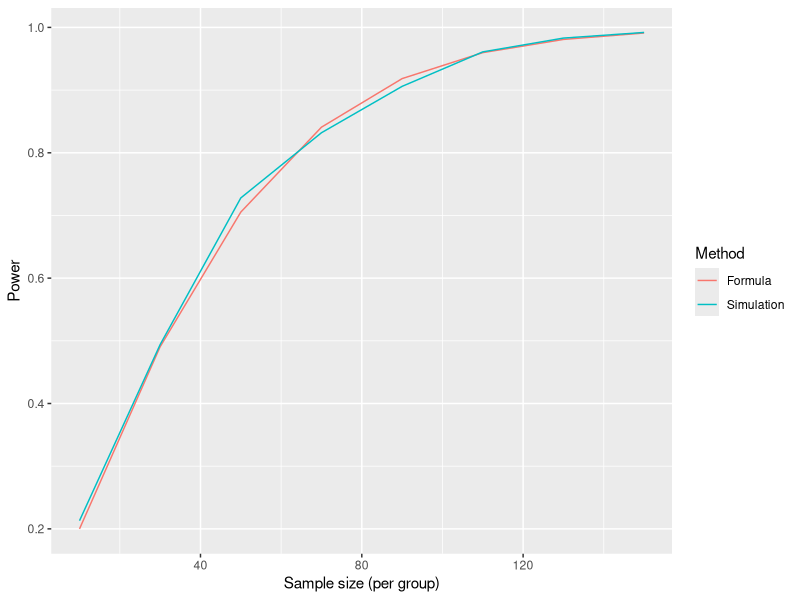
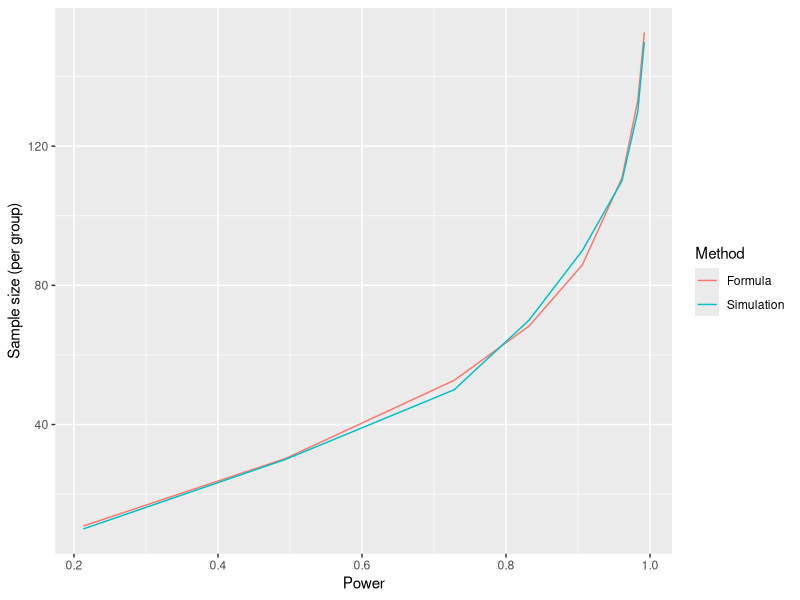

Recreate these plots in R, in order. (Note: a time limit stopped this script after it produced the figures.)
# Basic Sample Size Calculation

#### Data Generating Function ####
create_rct_data <- function(n, procedure, mu_0, mu_1, sigma_0, sigma_1) {
  # Randomization procedure 1
  if (procedure == 1){
    group <- sample(rep(c(0,1),n)) 
  }
  
  # Randomization procedure 2: Binomial
  # most random way to generate the sequence:note that this result in non-equal 
  # sample size per arm
  if (procedure == 2){
    group <- (runif(2*n) > 0.5)*1
  }
  
  
  # Randomization procedure 3: Truncated Binomial
  else{
    group <- c()
    for (i in 1:(2*n)) {
      a <- sum(group == 1)
      b <- sum(group == 0)
      if (max(a, b) >= n) {
        group <- c(group, rep(1, n - a), rep(0, n - b))
        break
      }
      group <- c(group, (runif(1) > 0.5)*1)
    }
  }
  
  
  #outcome <- (1-group) * rnorm(n=n, mean=mu_0, sd=sigma_0) +
  #  group * rnorm(n=n, mean=mu_1, sd=sigma_1)
  outcome <- c()
  for (i in 1: length(group)){
    if (group[i] == 0){
      outcome[i] <- rnorm(1,mean=mu_0, sd=sigma_0)
    }
    else{
      outcome[i] <- rnorm(1,mean=mu_1, sd=sigma_1)
    }
  }
  return(data.frame("group"=group, "outcome"=outcome))
}

# Test data-generating function
data1 <- create_rct_data(n=4, 3, mu_0=2, mu_1=4, sigma_0=0.1, sigma_1=0.1)

# Test whether to reject null-hypothesis using z-test
run_test <- function(data) {
  #test_result <- t.test(outcome~group, data=data)
  #return(as.integer(test_result$p.value<0.05))
  
  group_means <- tapply(data$outcome, data$group, mean)
  group_sds <- tapply(data$outcome, data$group, sd)
  n1 <- sum(data$group == levels(as.factor(data$group))[1])
  n2 <- sum(data$group == levels(as.factor(data$group))[2])
  
  z_score <- (group_means[1] - group_means[2]) / sqrt((group_sds[1]^2 / n1) + (group_sds[2]^2 / n2))
  p_value <- 2 * (1 - pnorm(abs(z_score)))
  
  return(as.integer(p_value < 0.05))
}

#### Simulation Study ####
set.seed(43)
kSim <- 1000
power_sim <- data.frame(matrix(ncol = 2, nrow = 0))
colnames(power_sim) <- c("SampleSize","Power")
sample_size <- seq(10,150,20)
start_time <- Sys.time()
for (i in 1:length(sample_size)){
  df_temp <- data.frame(matrix(ncol = 3, nrow = 0))
  colnames(df_temp) <- c("nSim","sampleSize","test")
  #print(df_temp)
  for (k in 1:kSim){
    data <- create_rct_data(n = sample_size[i], 3, mu_0=17, mu_1=18, sigma_0=2, sigma_1=2)
    result <- run_test(data)
    # Do not use rbind, as it changes the original column names of the dataframe
    df_temp[k,] <- c(nSim = k,sampleSize = sample_size[i],test = result)
    #print(df_temp)
  }
  power_sim[i,] <- c(sample_size[i],sum(df_temp$test)/kSim)
}
print(power_sim)
end_time <- Sys.time()
print(end_time - start_time)

#### Check with the formula ####
power_formula <- function (n){
  pnorm(sqrt((n*(17-18)^2)/(2^2+2^2)) - qnorm(0.025, lower.tail=F))
}
power_fm <- sapply(sample_size, power_formula)

n_formula <- function (pw){
  (qnorm(0.025, lower.tail=F)+qnorm((1-pw), lower.tail = F))^2*(2^2+2^2)/((17-18)^2)
}
n_fm <- sapply(power_sim$Power, n_formula)
n_fm

library(ggplot2)
# x-sample size y-power plot
ggplot(data.frame(
  n = rep(sample_size, 2),
  power = c(power_sim$Power, power_fm),
  which = rep(c("Simulation","Formula"), each=length(sample_size))
), aes(x=n, y=power, color=factor(which))) +
  geom_line() +
  labs(color="Method", y="Power", x="Sample size (per group)")

# x-power y-sample size plot
ggplot(data.frame(
  power = rep(power_sim$Power, 2),
  n = c(power_sim$SampleSize, n_fm),
  which = rep(c("Simulation","Formula"), each=length(sample_size))
), aes(y=n, x=power, color=factor(which))) +
  geom_line() +
  labs(color="Method", x="Power", y="Sample size (per group)")

#### Package the simulation study in a function ####

# Input: number of simulation study, mean of control group, mean of experimental group, 
# variance of control group and experimental group, minimized sample size, maximized sample size and 
# the threshold of power

# Output: List of two elements: Table of sample size with its power, the minimum
# sample size that is over the threshold
sim_cpmean <- function(kSim,rp,step,mu_0,mu_1, sigma_0,sigma_1,min_sz,max_sz,threshold){
  #set.seed(43)
  power_sim <- data.frame(matrix(ncol = 2, nrow = 0))
  colnames(power_sim) <- c("SampleSize","Power")
  # Consider change it to bisection method
  sample_size <- seq(min_sz,max_sz,step)
  start_time <- Sys.time()
  for (i in 1:length(sample_size)){
    df_temp <- data.frame(matrix(ncol = 3, nrow = 0))
    colnames(df_temp) <- c("nSim","sampleSize","test")
    #print(df_temp)
    for (k in 1:kSim){
      data <- create_rct_data(n = sample_size[i], rp,mu_0=mu_0, mu_1=mu_1, sigma_0=sigma_0, sigma_1=sigma_1)
      result <- run_test(data)
      # Do not use rbind, as it changes the original column names of the dataframe
      df_temp[k,] <- c(nSim = k,sampleSize = sample_size[i],test = result)
      #print(df_temp)
    }
    power_sim[i,] <- c(sample_size[i],sum(df_temp$test)/kSim)
  }
  elgb_sz <- c()
  for (row in 1:dim(power_sim)[1]){
    if (power_sim[row,2] > threshold){
      elgb_sz <- c(elgb_sz,power_sim[row,1])
    }
  }
  if (length(elgb_sz)==0){
    elgb_sz <- c(max_sz)
    print("No eligible sample size is found to exceed the threshold!")
  }
  end_time <- Sys.time()
  print(end_time - start_time)
  return(list(power_sim,min(elgb_sz)))
}
#print(sim_cpmean(100,10,17,18,2,2,100,150,0.9))

#### Metrics ####
# Variability of n
min_n <- c()
for (i in 1:100){
  min_n <- c(min_n,sim_cpmean(1000,2,1,17,18,2,2,95,105,0.9)[[2]])
}
print(min_n)
print(var(min_n))
print(sd(min_n))

##### Sensitivity Analysis #####
kEvl = 100;kSim = 1000
# Changing randomization procedure

# Function to calculate min_nr for a specific randomization procedure
calc_min_nr <- function(rp) {
  min_nr <- c()
  for (i in 1:kEvl) {
    min_nr <- c(min_nr, sim_cpmean(kSim = kSim, rp = rp, step = 1,
                                   17, 18, 2, 2,
                                   min_sz = 95, max_sz = 105, threshold = 0.9)[[2]])}
  return(min_nr)
}

min_nr1 <- calc_min_nr(rp = 1)
min_nr2 <- calc_min_nr(rp = 2)
min_nr3 <- calc_min_nr(rp = 3)
min_nr <- list(min_nr1,min_nr2,min_nr3)
var_nr <- c(var(min_nr1),var(min_nr2),var(min_nr3))

print(var_nr)
freq_table1 <- table(min_nr3)
max_frequency1 <- max(freq_table1)
most_frequent_elements <- names(freq_table1)[freq_table1== max_frequency1]

cat("Most frequently occurring element(s): ", most_frequent_elements, "\n")
print(c(abs(n_formula(0.9)-mean(min_nr1)),abs(n_formula(0.9)-mean(min_nr2)),
        abs(n_formula(0.9)-mean(min_nr3))))

# Histogram
par(mfrow = c(3,1))
for (i in 1:3){
  hist(min_nr[[i]], main = paste("Histogram of n for Randomization Procedure " , i),
       xlab = "Minimum Sample Size")
}

# Number of simulation study
calc_min_nk <- function(kSim) {
  min_nk <- c()
  for (i in 1:kEvl) {
    min_nk <- c(min_nk, sim_cpmean(kSim = kSim, rp = 3, step = 1,
                                   17, 18, 2, 2,
                                   min_sz = 95, max_sz = 105, threshold = 0.9)[[2]])}
  return(min_nk)
}

kSims <- c(100,500,1000)
min_nk <- list();var_nk <- c();abs_nk <- c()

for (i in 1:length(kSims)) {
   min_nk0 <- calc_min_nk(kSims[i])
   min_nk[[i]] <- min_nk0
   var_nk <- c(var_nk,var(min_nk0))
   abs_nk <- c(abs_nk,abs(n_formula(0.9)-mean(min_nk0)))
}

print(abs_nk)
par(mfrow = c(3,1))
for (i in 1:length(kSims)){
  hist(min_nk[[i]], main = paste("Histogram of n for" , kSims[i], "of simulation replicates"),
       xlab = "Minimum Sample Size")
}

par(mfrow = c(1,1))
ggplot(data.frame(
  kSim = kSims,
  var = var_nk), aes(y=var_nk, x=kSim)) +
    geom_line() +
    labs(x="Number of Simulation Study", y="Variability of n")

# Threshold
# Note that at first we set step larger to see a small range of sample size and
# then set it smaller as 1 to find the more accurate estimation and run the simulation
min_nt1 <- c();min_nt2 <- c();min_nt3 <- c()
thresholds <- c(0.8,0.9,0.95)
for (k in 1:kEvl){
    min_nt1 <- c(min_nt1,sim_cpmean(kSim = kSim,rp = 3,step = 1,
                                    17,18,2,2,
                                    min_sz = 70,max_sz = 80,threshold = thresholds[1])[[2]])
    min_nt2 <- c(min_nt2,sim_cpmean(kSim = kSim,rp = 3,step = 1,
                                    17,18,2,2,
                                    min_sz = 95,max_sz = 110,threshold = thresholds[2])[[2]])
    min_nt3 <- c(min_nt3,sim_cpmean(kSim = kSim,rp = 3,step = 1,
                                    17,18,2,2,
                                    min_sz = 120,max_sz = 130,threshold = thresholds[3])[[2]])
  }

# for (k in 1:kEvl){
#   min_nt3 <- c(min_nt3,sim_cpmean(kSim = kSim,rp = 3,step = 1,
#                                   17,18,2,2,
#                                   min_sz = 120,max_sz = 130,threshold = thresholds[3])[[2]])
# }
var_nt <- c(var(min_nt1),var(min_nt2),var(min_nt3))
print(c(abs(n_formula(0.8)-mean(min_nt1)),abs(n_formula(0.9)-mean(min_nt2)),
        abs(n_formula(0.95)-mean(min_nt3))))

par(mfrow = c(3,1))
min_nt <- list(min_nt1,min_nt2,min_nt3)
for (i in 1:3){
  hist(min_nt[[i]], main = paste("Histogram of Power Threshold ", thresholds[i]),
       xlab = "Minimum Sample Size")
}

par(mfrow = c(1,1))
ggplot(data.frame(
  threshold = c(0.8,0.9,0.95),
  var = var_nt), aes(y=var, x=threshold))+
    geom_line() +
    labs(x="Power Threshold", y="Variability of n")

save(min_nr,min_nk,min_nt, 
    file = "/Users/beep/Downloads/申研/Cambridge/MRC BSU Internship/results2.Rdata")

### Retetet
